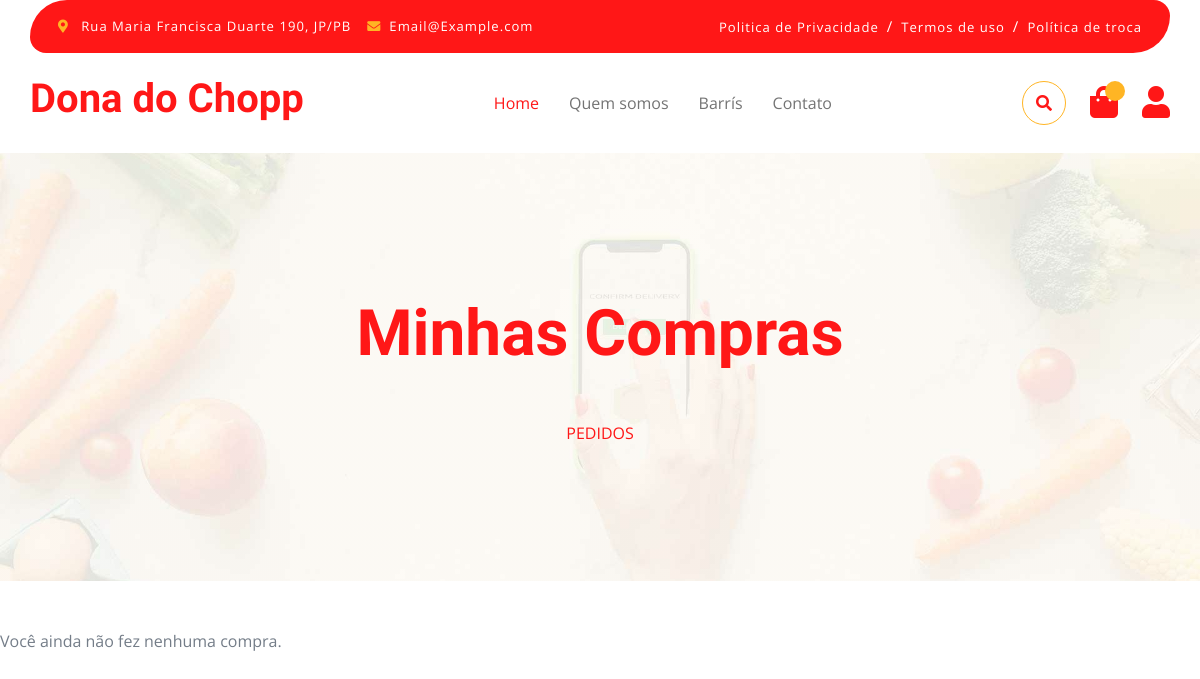
The page /minhas-compras/ (signed in) on the database as committed earlier.
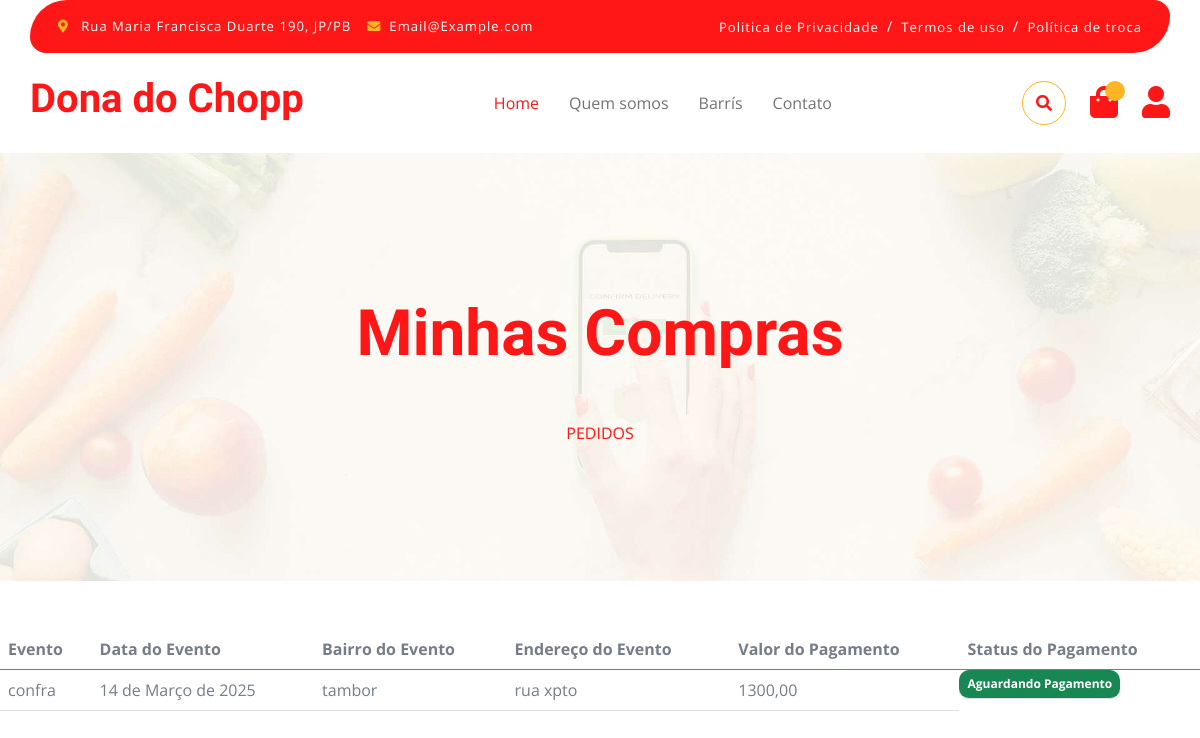
The same page on the database as committed later.
### authentication/models.py (models this page shows, shortened)
class Evento(models.Model):
    usuario = models.ForeignKey(Usuario, on_delete=models.CASCADE)
    cep = models.CharField(max_length=8, default=0)
    celular = models.CharField(max_length=11)
    bairro = models.CharField(max_length=100, default='None')
    endereco = models.CharField(max_length=100)
    data_evento = models.DateField(null=True)
    tipo_evento = models.CharField(max_length=50, null=True)
    status = models.CharField(max_length=50, null=True, blank=True, default=' ')
    valor = models.DecimalField(max_digits=10, decimal_places=2, default=0)

### authentication/views.py (the view)
# urls.py: path('minhas-compras/', PedidosView.as_view(), name='minhas_compras'),
class PedidosView(TemplateView):
    template_name = 'sucesso.html'
    def get(self, request):
        usuario = request.user.username
        user = Usuario.objects.get(username=usuario)
        eventos = Evento.objects.filter(usuario=user).order_by('-id')
        print(f'-------------{usuario}---------')
        print(f'-------------{len(eventos)}---------')
        context = {'pagamentos':eventos}
        return render(request, self.template_name, context)

### templates/sucesso.html (shortened to what this page needs)
{% extends "base.html" %}
{% block 'content'%}
{% include 'parciais/nav_bar.html'%}
<div class="container-xxl py-5 bg-dark hero-header mb-5">
    <div class="container text-center my-5 pt-5 pb-4">
        <h1 class="mb-5 display-3 text-primary">Minhas Compras</h1>
        <nav aria-label="breadcrumb">
            <ol class="breadcrumb justify-content-center text-uppercase">
                <li class="breadcrumb-item"><a href="#">Pedidos</a></li>
            </ol>
        </nav>
    </div>
</div>
{% if pagamentos %}
    <table class="table d-none d-md-table">
        <thead>
            <tr>
                <th scope="col">Evento</th>
                <th scope="col">Data do Evento</th>
                <th scope="col">Bairro do Evento</th>
                <th scope="col">Endereço do Evento</th>
                <th scope="col">Valor do Pagamento</th>
                <th scope="col">Status do Pagamento</th>
            </tr>
        </thead>
        <tbody>
            {% for pag in pagamentos %}
            <tr>
                <td>{{ pag.tipo_evento }}</td>
                <td>{{ pag.data_evento }}</td>
                <td>{{ pag.bairro }}</td>
                <td>{{ pag.endereco }}</td>
                <td>{{ pag.valor }}</td>
                <td class="badge bg-success">{{ pag.status }}</td>
            </tr>
            {% endfor %}
        </tbody>
    </table>
{% else %}
    <p>Você ainda não fez nenhuma compra.</p>
{% endif %}
{% endblock %}

### templates/base.html (shortened to what this page needs)
<!DOCTYPE html>
<html lang="pt-br">
    <head>
        <link rel="stylesheet" href="https://use.fontawesome.com/releases/v5.15.4/css/all.css"/>
        <link href="https://cdn.jsdelivr.net/npm/bootstrap-icons@1.4.1/font/bootstrap-icons.css" rel="stylesheet">
        <link href="/static/lib/lightbox/css/lightbox.min.css" rel="stylesheet">
        <link href="/static/lib/owlcarousel/assets/owl.carousel.min.css" rel="stylesheet">
        <link href="/static/css/bootstrap.min.css" rel="stylesheet">
        <link href="/static/css/style.css" rel="stylesheet">
    </head>
    <body>
        {% block 'content'%}
        {%endblock%}
    </body>
</html>

### templates/parciais/nav_bar.html (shortened to what this page needs)
        <div class="container-fluid fixed-top" hx-get="{% url 'qtdcar'%}" hx-target="#qtdcar">
            <div class="container topbar bg-primary d-none d-lg-block">
                <div class="d-flex justify-content-between">
                    <div class="top-info ps-2">
                        <small class="me-3"><i class="fas fa-map-marker-alt me-2 text-secondary"></i> <a href="#" class="text-white">Rua Maria Francisca Duarte 190, JP/PB</a></small>
                        <small class="me-3"><i class="fas fa-envelope me-2 text-secondary"></i><a href="#" class="text-white">Email@Example.com</a></small>
                    </div>
                    <div class="top-link pe-2">
                        <a href="#" class="text-white"><small class="text-white mx-2">Politica de Privacidade</small>/</a>
                        <a href="#" class="text-white"><small class="text-white mx-2">Termos de uso</small>/</a>
                        <a href="#" class="text-white"><small class="text-white ms-2">Política de troca</small></a>
                    </div>
                </div>
            </div>
            <div class="container px-0">
                <nav class="navbar navbar-light bg-white navbar-expand-xl">
                    <a href="{% url 'index' %}" class="navbar-brand"><h1 class="text-primary display-6">Dona do Chopp</h1></a>
                    <div class="collapse navbar-collapse bg-white" id="navbarCollapse">
                        <div class="navbar-nav mx-auto">
                            <a href="{% url 'index'%}" class="nav-item nav-link active">Home</a>
                            <a href="#" class="nav-item nav-link">Quem somos</a>
                            <a href="{% url 'produtos'%}" class="nav-item nav-link">Barrís</a>
                            <a href="#" class="nav-item nav-link">Contato</a>
                        </div>
                        <div class="d-flex m-3 me-0">
                            <button class="btn-search btn border border-secondary btn-md-square rounded-circle bg-white me-4" data-bs-toggle="modal" data-bs-target="#searchModal"><i class="fas fa-search text-primary"></i></button>
                            <a href="{% url 'pagina_carrinho'%}" class="position-relative me-4 my-auto">
                                <i class="fa fa-shopping-bag fa-2x"></i>
                                <span class="position-absolute bg-secondary rounded-circle d-flex align-items-center justify-content-center text-dark px-1" style="top: -5px; left: 15px; height: 20px; min-width: 20px;" id="qtdcar">{{quantidade}}</span>
                            </a>
                            <a href="{% url 'minhas_compras'%}" class="my-auto">
                                <i class="fas fa-user fa-2x"></i>
                            </a>
                        </div>
                    </div>
                </nav>
            </div>
        </div>

### static/css/style.css (style rules this page uses)
.btn { font-weight: 600; transition: .5s; }
.btn-md-square { width: 44px; height: 44px; }
.btn-square, .btn-sm-square, .btn-md-square, .btn-lg-square { padding: 0; display: flex; align-items: center; justify-content: center; font-weight: normal; }
.btn.border-secondary { transition: 0.5s; }
.fixed-top { transition: 0.5s; background: var(--bs-white); border: 0; }
.topbar { padding: 20px; border-radius: 230px 100px; }
.topbar .top-info { font-size: 15px; line-height: 0; letter-spacing: 1px; display: flex; align-items: center; }
.topbar .top-link { font-size: 15px; line-height: 0; letter-spacing: 1px; display: flex; align-items: center; }
.topbar .top-link a { letter-spacing: 1px; }
.navbar .navbar-nav .nav-link { padding: 10px 15px; font-size: 16px; transition: .5s; }
.navbar { height: 100px; border-bottom: 1px solid rgba(255, 255, 255, .1); }
.navbar .navbar-nav .nav-link:hover, .navbar .navbar-nav .nav-link.active, .fixed-top.bg-white .navbar .navbar-nav .nav-link:hover, .fixed-top.bg-white .navbar .navbar-nav .nav-link.active { color: var(--bs-primary); }
.hero-header { background: linear-gradient(rgba(248, 223, 173, 0.1), rgba(248, 223, 173, 0.1)), url(../img/hero-img.jpg); background-position: center center; background-repeat: no-repeat; background-size: cover; }
@media (min-width: 992px) { .hero-header, .page-header { margin-top: 152px !important; } }

### templates/sucesso.html (style rules this page uses)
@media (min-width: 768px) { .table { display: table; } }

Rows that differ between the two databases and show on the page:
added Evento: tipo_evento "confra", data_evento "14 de Março de 2025", bairro "tambor", endereco "rua xpto", valor "1300,00", status "Aguardando Pagamento"
Other text that changed with them:
text no longer shown: "Você ainda não fez nenhuma compra."
text now shown: "Evento Data do Evento Bairro do Evento Endereço do Evento Valor do Pagamento Status do Pagamento"
